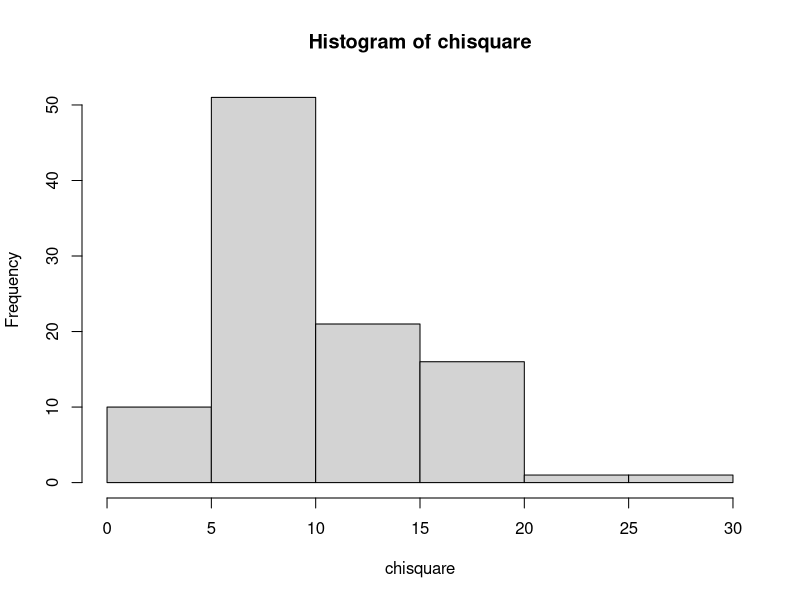

Source code (R):
## Diketahui nilai x = 2 dan v = 10.
# 4.a Fungsi Probabilitas dari Distribusi Chi-Square
x = 2
v = 10
dchisq(x,v)

# 4.b Histogram dari Distribusi Chi-Square dengan 100 data random
datarandom = 100
chisquare = rchisq(datarandom, v)
hist(chisquare)

# 4.c Nilai Rataan (μ) dan Varian (σ²) dari DistribusiChi-Square
rataan = v
varian = 2*v

paste("Rataan : ", rataan)
paste("Varian : ", varian)